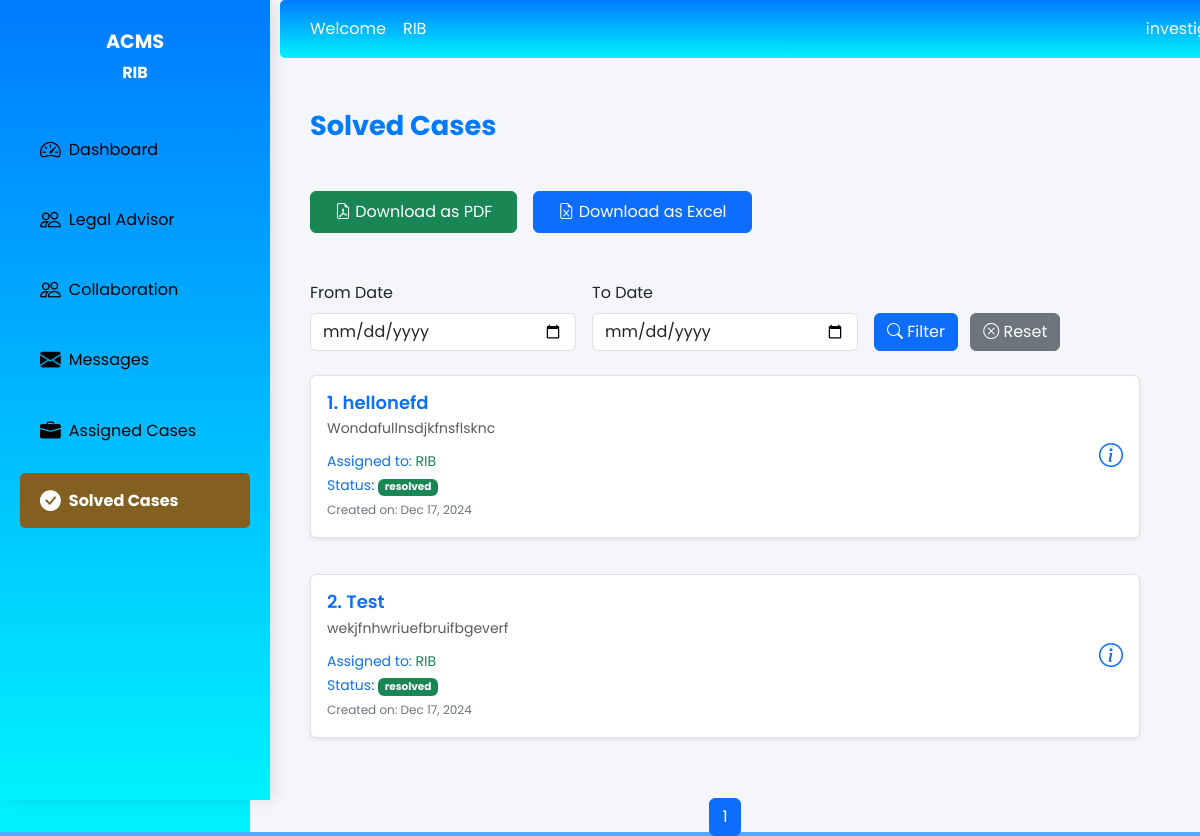
Page /investigetor_solved_Case/?page=2&from_date=None&to_date=None (signed in) on the earlier database version.
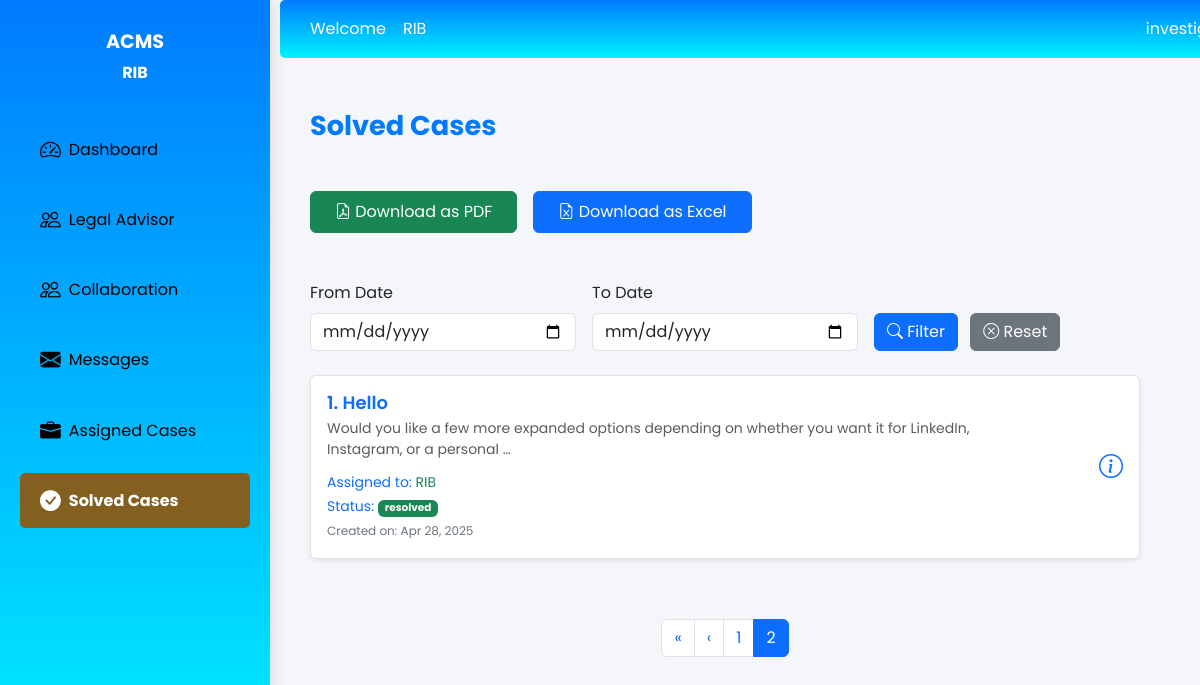
Same page on the later database version.
### IntegrityGuard_app/models.py (models this page shows, shortened)
class Case(models.Model):
    STATUS_CHOICES = (
        ('reported', 'Reported'),
        ('under_investigation', 'Under Investigation'),
        ('resolved', 'Resolved'),
    )
    title = models.CharField(max_length=255)
    description = models.TextField()
    reported_by = models.ForeignKey(User, on_delete=models.CASCADE, related_name='reported_cases')
    assigned_to = models.ForeignKey(User, on_delete=models.SET_NULL, null=True, blank=True, related_name='assigned_cases')
    Legal_assigned_to = models.ForeignKey(User, on_delete=models.SET_NULL, null=True, blank=True, related_name='Legal_cases')
    internal_Investigator=models.ForeignKey(User, on_delete=models.SET_NULL, null=True, blank=True, related_name='internal_Investigator')
    status = models.CharField(max_length=20, choices=STATUS_CHOICES, default='reported')
    created_at = models.DateTimeField(auto_now_add=True)
    updated_at = models.DateTimeField(auto_now=True)
    Assigned_at = models.DateTimeField(blank=True, null=True)
    reported = models.TextField(max_length=255, blank=True, null=True)

class User(models.Model):
    USER_TYPE_CHOICES = (
        ('admin', 'Administrator'),
        ('investigator', 'Investigator'),
        ('reporter', 'Reporter'),
    )
    fullname = models.CharField(max_length=255)
    address = models.CharField(max_length=255)
    phone_number = models.CharField(max_length=15)
    email = models.EmailField(unique=True)
    password = models.CharField(max_length=128)
    user_type = models.CharField(max_length=15, choices=USER_TYPE_CHOICES , default='reporter')
    date_joined = models.DateTimeField(auto_now_add=True)
    is_active = models.BooleanField(default=True)
    is_admin = models.BooleanField(default=False)
    USERNAME_FIELD = 'email'
    REQUIRED_FIELDS = ['username']

### IntegrityGuard_app/views.py (the view)
# urls.py: path('investigetor_solved_Case/', views.Investigetor_Case_views_Solved, name="investigetor_solved"),
def Investigetor_Case_views_Solved(request):
    name = request.session["name"]
    role = request.session["user_type"]
    user = User.objects.get(id=request.session['user_id'])
    investigators = User.objects.filter(user_type='investigator', is_active=True)
    from_date = request.GET.get('from_date')
    to_date = request.GET.get('to_date')
    cases = Case.objects.filter(assigned_to=user, status="resolved")
    if from_date and from_date != 'None':
        cases = cases.filter(created_at__gte=from_date)
    if to_date and to_date != 'None':
        to_date_obj = datetime.strptime(to_date, '%Y-%m-%d')
        next_day = to_date_obj + timedelta(days=1)
        cases = cases.filter(created_at__lt=next_day)
    cases_with_feedback = cases.filter(feedbacks__isnull=False)
    paginator = Paginator(cases,2)  # Show 10 cases per page
    page_number = request.GET.get('page')
    page_obj = paginator.get_page(page_number)
    context = {
        'name': name,
        'role': role,
        'cases_with_feedback': cases_with_feedback,
        'cases': page_obj,  # Pass the paginated cases
        'investigators': investigators,
        'from_date': from_date,
        'to_date': to_date,
    }
    return render(request, 'investigator/SolvedCase.html', context)

### IntegrityGuard_app/templates/investigator/SolvedCase.html (shortened to what the changed rows need)
{% load static %}
<!DOCTYPE html>
<html lang="en">
<head>
    <link href="https://cdn.jsdelivr.net/npm/bootstrap@5.3.0/dist/css/bootstrap.min.css" rel="stylesheet">
    <link href="https://cdn.jsdelivr.net/npm/bootstrap-icons/font/bootstrap-icons.css" rel="stylesheet">
    <link href="https://cdn.jsdelivr.net/npm/bootstrap@5.3.0/dist/css/bootstrap.min.css" rel="stylesheet">
</head>
<body>
    <div class="d-flex">
        <div class="main-content">
            <div class="dashboard-container">
                <div class="case-container text-left">
                    <h2 class="mb-5"> Solved Cases </h2>
                    {% if cases %}
                    <div class="list-group mt-4">
                        {% for case in cases %}
                        <div class="case-list">
                            <a href="#" class="case-item mb-3 p-3 d-flex justify-content-between align-items-center border rounded shadow-sm"
                               data-bs-toggle="modal" data-bs-target="#caseModal{{ case.id }}">
                                <div class="case-content">
                                    <h5 class="case-title text-primary">{{ forloop.counter }}. {{ case.title }}</h5>
                                    <p class="case-description text-muted">{{ case.description|truncatewords:20 }}</p>
                                    <small> Assigned to: <span class="text-success">{% if case.assigned_to %}{{ case.assigned_to.fullname }}{% else %}New{% endif %}</span></small>
                                    <br>
                                    <small>Status: <span class="badge bg-success">{{ case.status }}</span></small>
                                    <br>
                                    <small class="case-date text-secondary">Created on: {{ case.created_at|date:"M d, Y" }}</small>
                                </div>
                                <div class="case-icon text-primary">
                                    <i class="bi bi-info-circle fs-4"></i>
                                </div>
                            </a>
                        </div>
                        {% endfor %}
                    </div>
                    <nav aria-label="Page navigation">
                        <ul class="pagination justify-content-center mt-4">
                            {% if cases.has_previous %}
                            <li class="page-item">
                                <a class="page-link" href="?page=1&from_date={{ from_date }}&to_date={{ to_date }}" aria-label="First">
                                    <span aria-hidden="true">&laquo;</span>
                                </a>
                            </li>
                            <li class="page-item">
                                <a class="page-link" href="?page={{ cases.previous_page_number }}&from_date={{ from_date }}&to_date={{ to_date }}" aria-label="Previous">
                                    <span aria-hidden="true">&lsaquo;</span>
                                </a>
                            </li>
                            {% endif %}
                            {% for page_num in cases.paginator.page_range %}
                            <li class="page-item {% if page_num == cases.number %}active{% endif %}">
                                <a class="page-link" href="?page={{ page_num }}&from_date={{ from_date }}&to_date={{ to_date }}">{{ page_num }}</a>
                            </li>
                            {% endfor %}
                        </ul>
                    </nav>
                {% else %}
                    <p class="text-danger text-center mt-5">No cases found for your account.</p>
                {% endif %}
                </div>
            </div>
        </div>
    </div>
</body>
</html>

Differences in the rows shown:
no longer on this page (row unchanged): Case: title "hellonefd", description "Wondafullnsdjkfnsflsknc", assigned_to.fullname "RIB", status "resolved", created_at "Dec 17, 2024"
no longer on this page (row unchanged): Case: title "Test", description "wekjfnhwriuefbruifbgeverf", assigned_to.fullname "RIB", status "resolved", created_at "Dec 17, 2024"
now on this page (row edited): Case: title "Hello", description "Would you like a few more expanded options depending on whether you want it for LinkedIn, Instagram, or a personal …", assigned_to.fullname "RIB", status "resolved", created_at "Apr 28, 2025"
Other differences:
new list line: "2"
